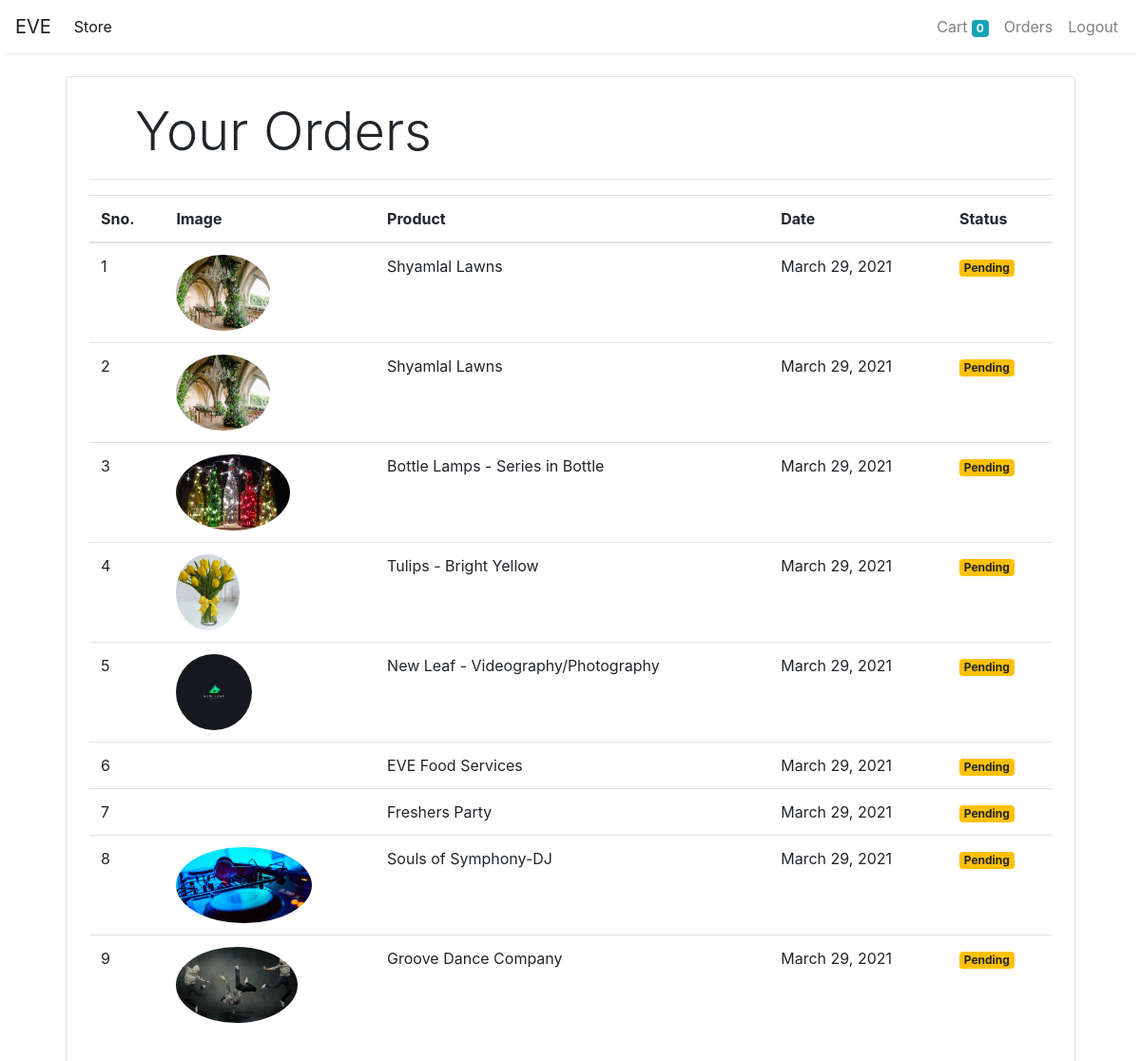
Screenshot of /orders (signed in) with the database file from the repository.
### store/models/orders.py (models this page shows, shortened)
class Order(models.Model):
    product = models.ForeignKey(Product,
                                on_delete=models.CASCADE)
    customer = models.ForeignKey(Customer,
                                 on_delete=models.CASCADE)
    quantity = models.IntegerField(default=1)
    price = models.IntegerField()
    address = models.CharField(max_length=50, default='', blank=True)
    phone = models.CharField(max_length=50, default='', blank=True)
    date = models.DateField(default=datetime.datetime.today)
    status = models.BooleanField(default=False)
    @staticmethod
    def get_orders_by_customer(customer_id):
        return Order.objects.filter(customer=customer_id).order_by('-date')

### store/models/product.py (models this page shows, shortened)
class Product(models.Model):
    name = models.CharField(max_length=50)
    price = models.IntegerField(null = True,default=0)
    category = models.ForeignKey(Category, on_delete=models.CASCADE, default=1)
    description = models.CharField(max_length=200, default='' , null=True , blank=True)
    image = models.ImageField(upload_to='uploads/products/')

### store/middlewares/auth.py (the view)
    def middleware(request):
        print(request.session.get('customer'))
        returnUrl = request.META['PATH_INFO']
        print(request.META['PATH_INFO'])
        if not request.session.get('customer'):
           return redirect(f'login?return_url={returnUrl}')
        response = get_response(request)
        return response

### store/views/orders.py (called while the page is built)
    def get(self , request ):
        customer = request.session.get('customer')
        orders = Order.get_orders_by_customer(customer)
        print(orders)
        return render(request , 'orders.html'  , {'orders' : orders})

### store/templates/orders.html
{% extends 'base.html' %}
{% block content %}
{% load cart %}
{% load custom_filter %}
<div class="container">
   <div class="border rounded p-4 m-4">
        <p class="display-4 pl-4 ml-4">Your Orders</p>
        <hr>
        <table class="table">
            <thead>
                <tr>
                    <th>Sno.</th>
                    <th>Image</th>
                    <th>Product</th>
                    <th>Date</th>
                    <th>Status</th>
                </tr>
            </thead>
            <tbody>
                {% for order in orders %}
                <tr>
                    <td>{{forloop.counter}}</td>
                    <td><img style="height: 80px;" class="rounded-circle" src="{{order.product.image.url}}" alt=""></td>
                    <td>{{order.product.name}}</td>
                    <td>{{order.date}}</td>
                    {% if order.status %}
                    <td><small class="badge badge-success">Completed</small></td>
                    {%else%}
                    <td><small class="badge badge-warning">Pending</small></td>
                    {% endif %}
                </tr>
                {% endfor %}
            </tbody>
        </table>
   </div>
</div>
{% endblock %}

### store/templates/base.html (shortened to what this page needs)
<!doctype html>
<html lang="en">
<head>
  <link rel="stylesheet" href="https://maxcdn.bootstrapcdn.com/bootstrap/4.0.0/css/bootstrap.min.css"
>
</head>
<body>
  <nav class="one-edge-shadow
  sticky-top navbar
  navbar-expand-lg
   navbar-light bg-white">
    <a class="navbar-brand" href="/">EVE</a>
    <div class="collapse navbar-collapse" id="navbarSupportedContent">
      <ul class="navbar-nav mr-auto">
        <li class="nav-item active">
          <a class="nav-link" href="/store">Store <span class="sr-only">(current)</span></a>
        </li>
      </ul>
      <ul class=" navbar-nav my-2 my-lg-0">
        <li class="nav-item ">
          <a class="nav-link" href="cart">Cart
            <span class="badge badge-info">{{request.session.cart.keys|length}}</span>
            <span class="sr-only">(current)</span></a>
        </li>
        {% if request.session.customer %}
        <li class="nav-item ">
          <a class="nav-link" href="/orders">Orders<span class="sr-only">(current)</span></a>
        </li>
        <li class="nav-item ">
          <a class="nav-link" href="/logout">Logout<span class="sr-only">(current)</span></a>
        </li>
        {% endif %}
      </ul>
    </div>
  </nav>
    {% block content %}{% endblock %}
</body>
</html>

### store/templates/base.html (style rules this page uses)
nav { background-color: white; }
.one-edge-shadow { box-shadow: 0 8px 2px -5px rgb(246, 245, 245); }

### rows the page displays
Order: product.image (picture), product.name "Shyamlal Lawns", date "March 29, 2021", status "Pending"
Order: product.image (picture), product.name "Shyamlal Lawns", date "March 29, 2021", status "Pending"
Order: product.image (picture), product.name "Bottle Lamps - Series in Bottle", date "March 29, 2021", status "Pending"
Order: product.image (picture), product.name "Tulips - Bright Yellow", date "March 29, 2021", status "Pending"
Order: product.image (picture), product.name "New Leaf - Videography/Photography", date "March 29, 2021", status "Pending"
Order: product.name "EVE Food Services", date "March 29, 2021", status "Pending"
Order: product.name "Freshers Party", date "March 29, 2021", status "Pending"
Order: product.image (picture), product.name "Souls of Symphony-DJ", date "March 29, 2021", status "Pending"
Order: product.image (picture), product.name "Groove Dance Company", date "March 29, 2021", status "Pending"

### other values shown
{{ request.session.cart.keys|length }} "0"
